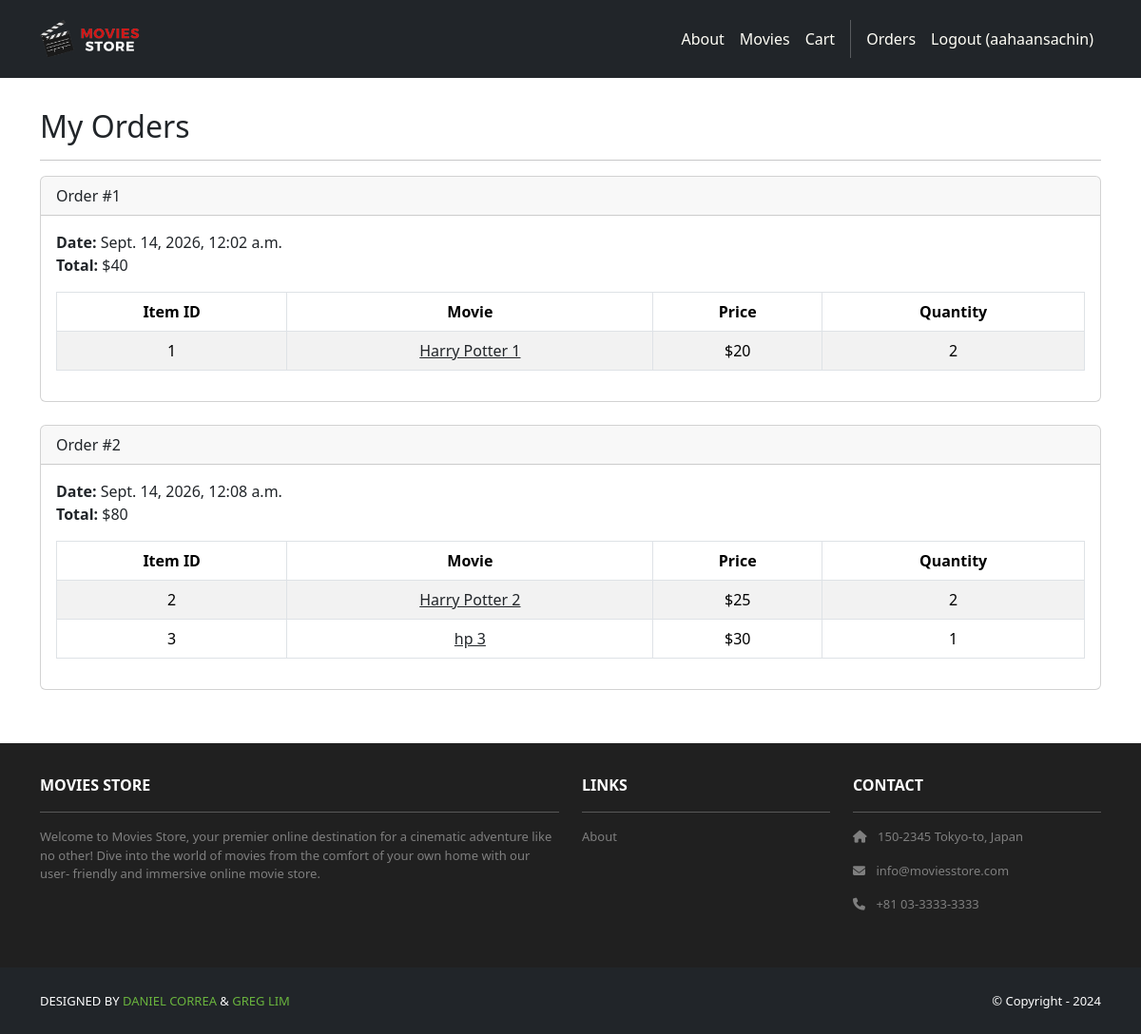
Page /accounts/orders/ (signed in) on the committed database.
### cart/models.py (models this page shows, shortened)
class Order(models.Model):
    id = models.AutoField(primary_key=True)
    total = models.IntegerField()
    date = models.DateTimeField(auto_now_add=True)
    user = models.ForeignKey(User,
        on_delete=models.CASCADE)

class Item(models.Model):
    id = models.AutoField(primary_key=True)
    price = models.IntegerField()
    quantity = models.IntegerField()
    order = models.ForeignKey(Order,
        on_delete=models.CASCADE)
    movie = models.ForeignKey(Movie,
        on_delete=models.CASCADE)

### movies/models.py (models this page shows, shortened)
class Movie(models.Model):
    id = models.AutoField(primary_key=True)
    name = models.CharField(max_length=255)
    price = models.IntegerField()
    description = models.TextField()
    image = models.ImageField(upload_to='movie_images/')

### accounts/views.py (the view)
# urls.py: path('orders/', views.orders, name='accounts.orders'),
@login_required
def orders(request):
    template_data = {}
    template_data['title'] = 'Orders'
    template_data['orders'] = request.user.order_set.all()
    return render(request, 'accounts/orders.html',
        {'template_data': template_data})

### accounts/templates/accounts/orders.html
{% extends 'base.html' %}
{% block content %}
<div class="p-3">
  <div class="container">
    <div class="row mt-3">
      <div class="col mx-auto mb-3">
        <h2>My Orders</h2>
        <hr />
        {% for order in template_data.orders %}
        <div class="card mb-4">
          <div class="card-header">
            Order #{{ order.id }}
          </div>
          <div class="card-body">
            <b>Date:</b> {{ order.date }}<br />
            <b>Total:</b> ${{ order.total }}<br />
            <table class="table table-bordered
              table-striped text-center mt-3">
              <thead>
                <tr>
                  <th scope="col">Item ID</th>
                  <th scope="col">Movie</th>
                  <th scope="col">Price</th>
                  <th scope="col">Quantity</th>
                </tr>
              </thead>
              <tbody>
                {% for item in order.item_set.all %}
                <tr>
                  <td>{{ item.movie.id }}</td>
                  <td>
                    <a class="link-dark"
                      href="{% url 'movies.show' id=item.movie.id %}">
                      {{ item.movie.name }}
                    </a>
                  </td>
                  <td>${{ item.movie.price }}</td>
                  <td>{{ item.quantity }}</td>
                </tr>
                {% endfor %}
              </tbody>
            </table>
          </div>
        </div>
        {% endfor %}
      </div>
    </div>
  </div>
</div>
{% endblock content %}

### moviesstore/templates/base.html (shortened to what this page needs)
<!DOCTYPE html>
<html>
    {% load static %}
  <head>
    <link rel="stylesheet" type="text/css"
          href="{% static 'css/style.css' %}">
    <link href=
      "https://cdn.jsdelivr.net/npm/bootstrap@5.3.3/dist/css/bootstrap.min.css" rel="stylesheet"
>
    <link rel=
      "stylesheet"  href="https://cdnjs.cloudflare.com/ajax/libs/font-awesome/6.1.1/css/all.min.css">
  </head>
  <body>
     <nav class="p-3 navbar navbar-dark bg-dark
         navbar-expand-lg">
      <div class="container">
        <a class="navbar-brand"
           href="{% url 'home.index' %}">
          <img src="{% static 'img/logo.png' %}" alt="logo"
               height="40" />
        </a>
        <div class="collapse navbar-collapse"
             id="navbarNavAltMarkup">
          <div class="navbar-nav ms-auto navbar-ml">
            <a class="nav-link"
               href="{% url 'home.about' %}">About</a>
            <a class="nav-link" href=
              "{% url 'movies.index' %}">Movies</a>
            <a class="nav-link"
              href="{% url 'cart.index' %}">Cart</a>
            {% if user.is_authenticated %}
            <a class="nav-link"
              href="{% url 'accounts.orders' %}">Orders
            </a>
            <a class="nav-link"
              href="{% url 'accounts.logout' %}">Logout ({{ user.username }})</a>
            {% endif %}
          </div>
        </div>
      </div>
    </nav>
    <div>
      {% block content %}
      {% endblock content %}
    </div>
     <section class="p-3 ms-footer d-none d-md-block">
      <div class="container">
        <div class="row mt-3 text-white">
          <div class="col-md-6 col-lg-6 col-xl-6
               mx-auto mb-4">
            <b>MOVIES STORE</b>
            <hr />
            <p>
              Welcome to Movies Store, your premier online
              destination for a cinematic adventure like no
              other! Dive into the world of movies from the
              comfort of your own home with our user-
              friendly and immersive online movie store.
            </p>
          </div>
          <div class="col-md-3 col-lg-3 col-xl-3
               mx-auto mb-4">
            <b>LINKS</b>
            <hr />
            <p><a class="nav-link"
              href="{% url 'home.about' %}">
              About
            </a></p>
          </div>
          <div class="col-md-3 col-lg-3 col-xl-3 mx-auto
               mb-4">
            <b>CONTACT</b>
            <hr />
            <p><i class="fas fa-home me-2"></i>
              150-2345 Tokyo-to, Japan
            </p>
            <p><i class="fas fa-envelope me-2"></i>
              info@moviesstore.com
            </p>
            <p><i class="fas fa-phone me-2"></i>
              +81 03-3333-3333
            </p>
          </div>
        </div>
      </div>
    </section>
    <section class="p-3 ms-footer-bottom bg-dark">
      <div class="container d-flex
           justify-content-between">
        <div class="me-5 text-white">
          <span>DESIGNED BY
            <a href="https://www.x.com/danielgarax"
            target="_blank">DANIEL CORREA</a> &
            <a href="https://www.x.com/greglim81"
            target="_blank">GREG LIM</a>
          </span>
        </div>
        <div class="text-white">
          <span>© Copyright - 2024</span>
        </div>
      </div>
    </section>
  </body>
</html>

### moviesstore/static/css/style.css (style rules this page uses)
.navbar a.nav-link { color: #FFFEF6 !important; }
.bg-dark { background-color: #2E2E2E !important; }
.ms-footer { background-color: #202020; }
.ms-footer p { color: #7F7F7F; font-size: 13px; }
.ms-footer-bottom span { font-size: 13px; line-height: 38px; }
.ms-footer-bottom a { color: #6ab43e; text-decoration: none; }

### rows in the picture
Order: id "1", date "Sept. 14, 2026, 12:02 a.m.", total "40"
Item: movie.id "1", movie.name "Harry Potter 1", movie.price "20", quantity "2"
Order: id "2", date "Sept. 14, 2026, 12:08 a.m.", total "80"
Item: movie.id "2", movie.name "Harry Potter 2", movie.price "25", quantity "2"
Item: movie.id "3", movie.name "hp 3", movie.price "30", quantity "1"

### other values in the picture
{{ user.username }} "aahaansachin"
